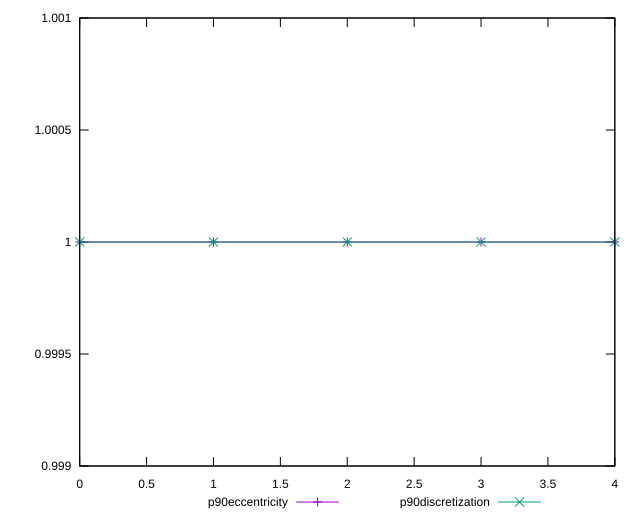

This figure's gnuplot source:
reset

$p90Eccentricity <<EOF
0 1
1 0.9999999999999997
2 1.0000000000000002
3 0.9999999999999997
4 1.0000000000000002
EOF

$p90Discretization <<EOF
0 1
1 1
2 1
3 1
4 1
EOF

set key outside below
set xrange [0:4]
set yrange [0.9989999999999997:1.0010000000000001]
set trange [0.9989999999999997:1.0010000000000001]
set terminal svg size 640, 520 enhanced background rgb 'white'
set output "report_00017_2021-02-10T15-08-03.406Z/largest-contentful-paint/progression/eccentricity.svg"

plot $p90Eccentricity title "p90eccentricity" with linespoints, \
     $p90Discretization title "p90discretization" with linespoints

reset
